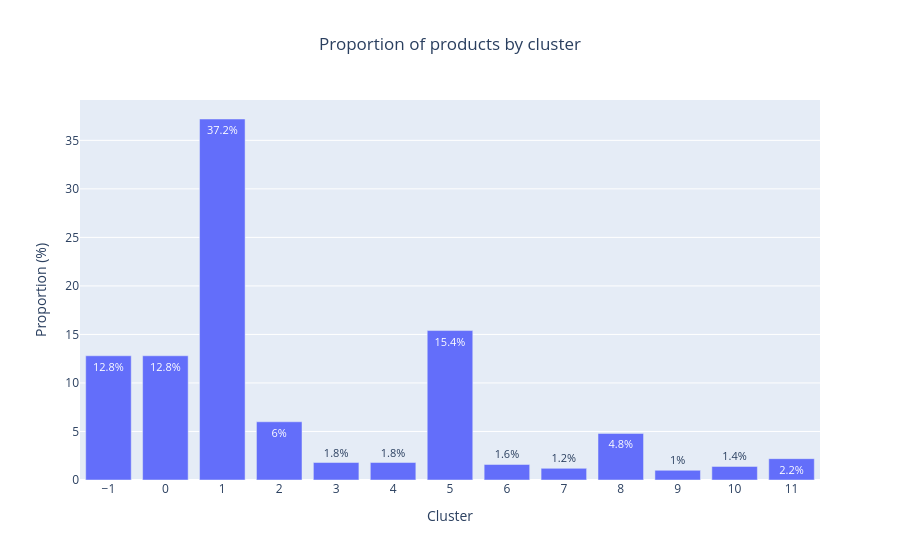

Notebook source saved alongside this figure:
### Code cell
fig = px.bar(df_len_cluster, 
            x='cluster', 
            y='prct', 
            title="Proportion of products by cluster",
            labels={'cluster': 'Cluster', 'prct': 'Proportion (%)'},
            text='prct'
            )
fig.add_annotation(
    x=0, y=-0.3,
    xanchor="left",  
    text="NB: cluster -1 corresponds to outliers", 
    showarrow=False, 
    xref="paper", yref="paper",
    font=dict(size=11)
)
fig.update_traces(
            texttemplate='%{text}%', 
            textposition='auto',
            textfont_size=11
            )
fig.update_layout(
    xaxis=dict(
        dtick=1
    ),
    title_x=0.5,
)
fig.show()

### Figure 1 — Plotly figure (JSON) as saved in the notebook; plotly's stock layout.template omitted (floating-point values rounded to 4 significant figures)
{"data": [{"hovertemplate": "Cluster=%{x}<br>Proportion (%)=%{text}<extra></extra>", "legendgroup": "", "marker": {"color": "#636efa", "pattern": {"shape": ""}}, "name": "", "orientation": "v", "showlegend": false, "text": [12.8, 12.8, 37.2, 6.0, 1.8, 1.8, 15.4, 1.6, 1.2, 4.8, 1.0, 1.4, 2.2], "textfont": {"size": 11}, "textposition": "auto", "texttemplate": "%{text}%", "type": "bar", "x": [-1, 0, 1, 2, 3, 4, 5, 6, 7, 8, 9, 10, 11], "xaxis": "x", "y": [12.8, 12.8, 37.2, 6.0, 1.8, 1.8, 15.4, 1.6, 1.2, 4.8, 1.0, 1.4, 2.2], "yaxis": "y"}], "layout": {"annotations": [{"font": {"size": 11}, "showarrow": false, "text": "NB: cluster -1 corresponds to outliers", "x": 0, "xanchor": "left", "xref": "paper", "y": -0.3, "yref": "paper"}], "barmode": "relative", "legend": {"tracegroupgap": 0}, "title": {"text": "Proportion of products by cluster", "x": 0.5}, "xaxis": {"anchor": "y", "domain": [0, 1], "dtick": 1, "title": {"text": "Cluster"}}, "yaxis": {"anchor": "x", "domain": [0, 1], "title": {"text": "Proportion (%)"}}}}
